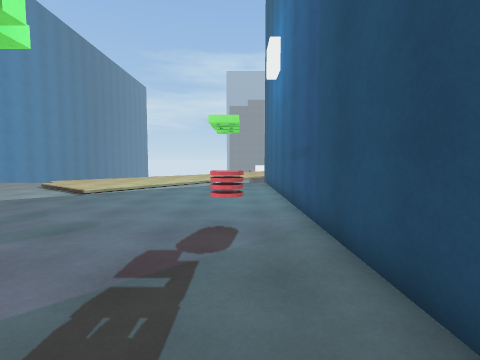
[1] (above)

17 first-person views from a walk through a scene from a Unity 3-D project. The camera is 1.4 m above the floor, tilts 4° down and sees 85° across. The floor is counted in squares, 1 m on a side. Each view is taken from the middle of a square. On the plan, view 1 faces up. The plan holds only what a view shows up to about 13 squares ahead; the rest is blank. The place goes on beyond the plan. Some animated figures are left out.

[2]
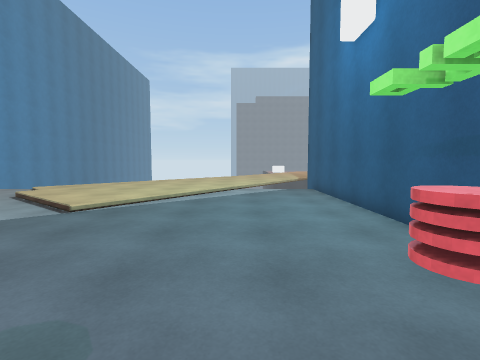

[3]
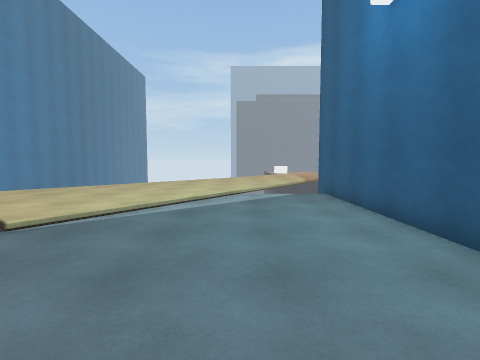

[4]
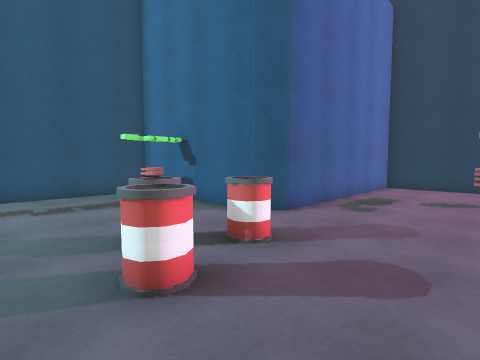

[5]
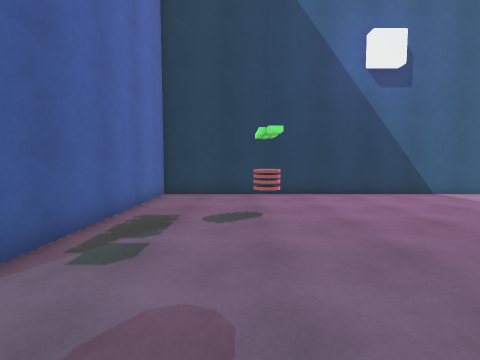

[6]
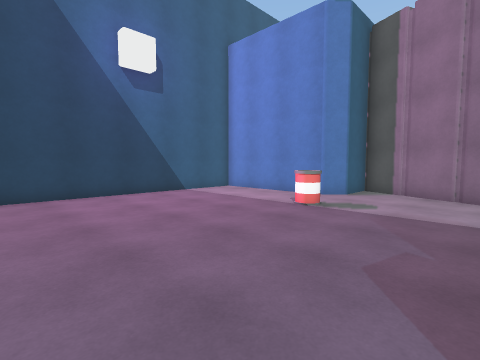

[7]
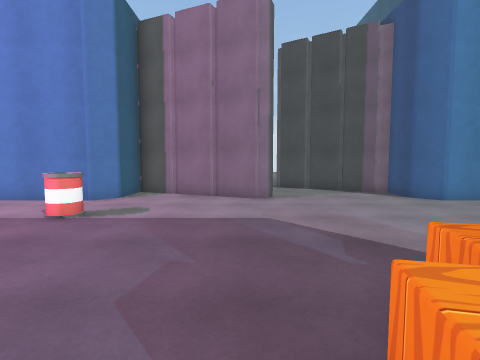

[8]
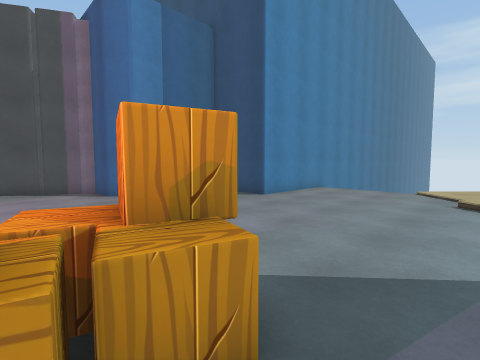

[9]
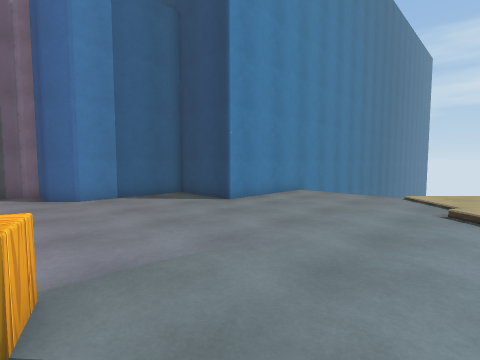

[10]
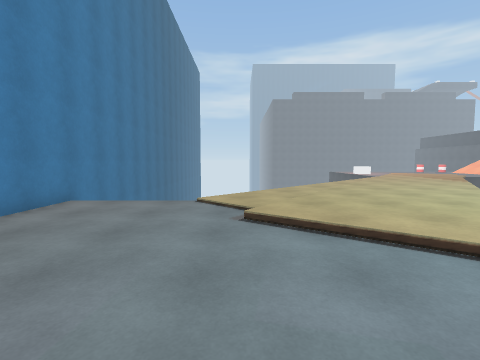

[11]
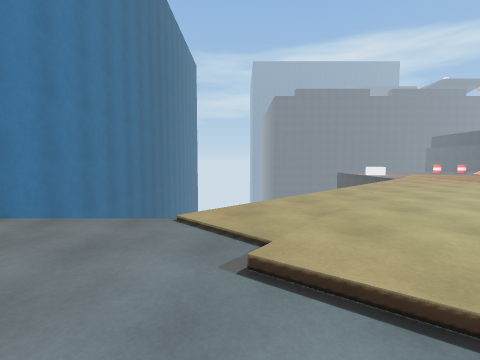

[12]
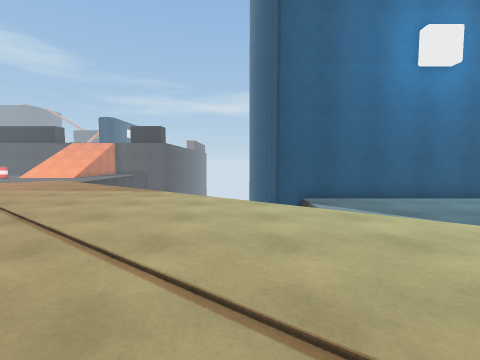

[13]
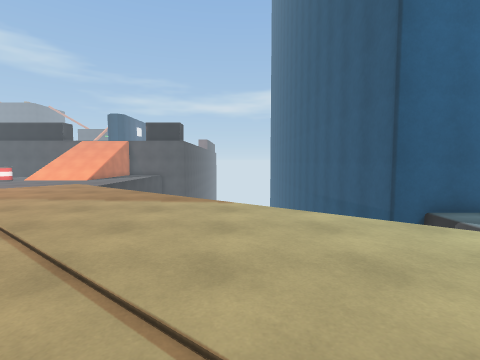

[14]
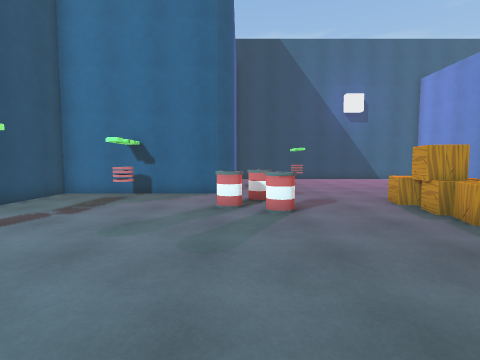

[15]
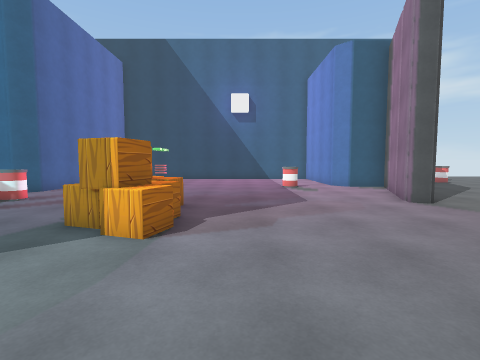

[16]
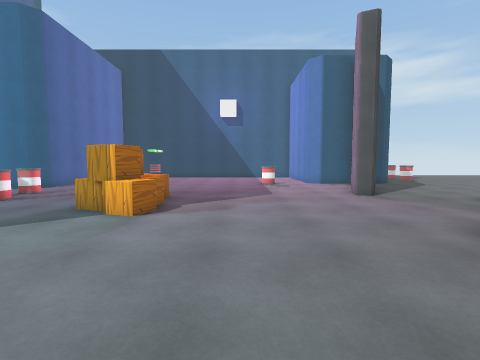

[17]
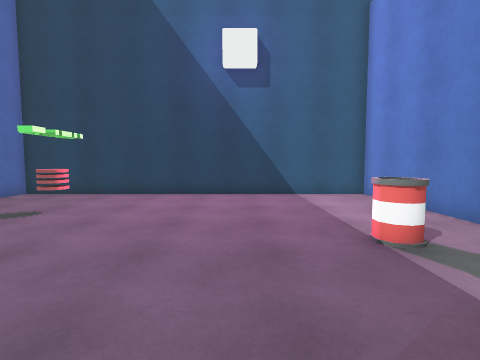

### Floor plan
Key: @ floor where view 1 was taken; # wall or solid block; x gap in a wall; . main floor; : floor 0.25 m higher than the main floor; / step, stairs or slope; = window, fence, low wall or low ledge; ^ raised ledge; v drop or lower ground.
Columns run from 23 left of view 1 to 7 right of it. Each row starts with its distance up from view 1.
 34                              ::
 33                             :::
 32                            ::::
 31                           :::::
 30                         :::::::
 29                        .::::::
 28                       .::::::v
 27                      .::::::v
 26                     .:::::::
 25                    ..::::::v
 24       #          v..::::::v
 23       #         v..::::::v
 22       #        v..:::::::v
 21       #       v...::::::v
 20       #      v...::::::v
 19       #     v...::::::v  vvv
 18       #    v...:::::::v  ######
 17       #..../...::::::/...#
 16       #...../.::::::/....#
 15       #......::::::/.....#
 14       #.....//:::::......#
 13   #####......./:::/......#
 12   #............/:/.......#
 11   #............./........#
 10   #......................#
  9   #......................#
  8 ###......................#
  7 #........................#
  6 ..........##...........=.#
  5 ..........##=............#
  4 ..........^##............#
  3 ..........^##...##.......#
  2 .##........^^...^#.......#
  1 .##.............^.....#..#
  0 .#....................x@.#
 -1 ##................########
 -2 #................##
 -3 #................#
 -4 ###..^...........#
 -5   #..............#
 -6   #..........#...#
 -7   #..............#
 -8   #..............#
 -9   #..............#
-10   ################

Where each view was taken, in squares from view 1:
view 1: 0 up, 0 right, facing up
view 2: 4 up, 2 left, facing up
view 3: 6 up, 2 left, facing up
view 4: 5 up, 10 left, facing down-right
view 5: 1 up, 9 left, facing down
view 6: 1 up, 10 left, facing down-left
view 7: 1 up, 11 left, facing left
view 8: 4 up, 10 left, facing up-left
view 9: 6 up, 10 left, facing up-left
view 10: 8 up, 11 left, facing up
view 11: 11 up, 11 left, facing up
view 12: 20 up, 9 left, facing right
view 13: 23 up, 6 left, facing right
view 14: 11 up, 6 left, facing down
view 15: 11 up, 15 left, facing down
view 16: 13 up, 16 left, facing down
view 17: 1 up, 15 left, facing down
